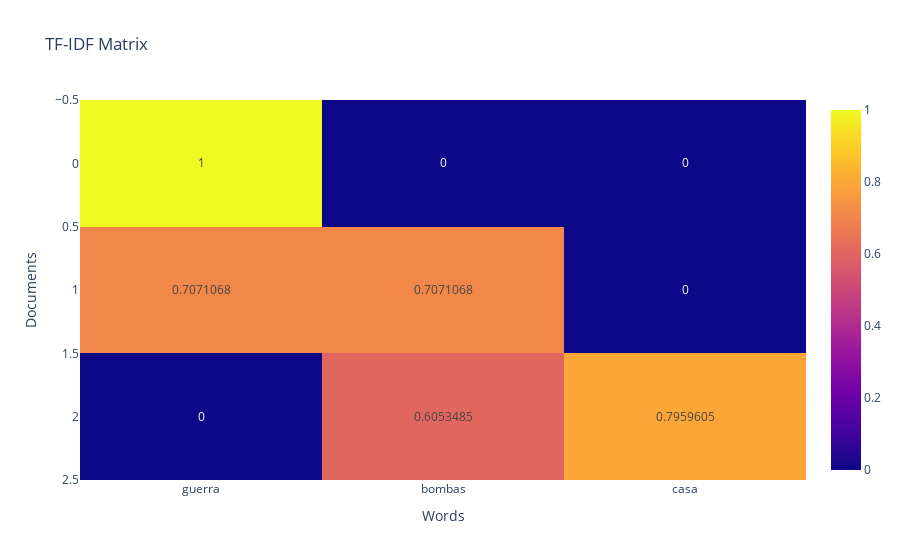

Notebook cell for this chart:
### Code cell
# Plot df matrix

fig = px.imshow(df, text_auto=True, aspect="auto", title="TF-IDF Matrix")
fig.update_xaxes(title_text="Words")
fig.update_yaxes(title_text="Documents")
fig.show()

### Figure 1 — Plotly figure (JSON) as saved in the notebook; plotly's stock layout.template omitted (floating-point values rounded to 4 significant figures)
{"data": [{"coloraxis": "coloraxis", "hovertemplate": "x: %{x}<br>y: %{y}<br>color: %{z}<extra></extra>", "name": "0", "texttemplate": "%{z}", "type": "heatmap", "x": ["guerra", "bombas", "casa"], "xaxis": "x", "y": [0, 1, 2], "yaxis": "y", "z": [[1.0, 0.0, 0.0], [0.7071, 0.7071, 0.0], [0.0, 0.6053, 0.796]]}], "layout": {"coloraxis": {"colorscale": [[0, "#0d0887"], [0.1111, "#46039f"], [0.2222, "#7201a8"], [0.3333, "#9c179e"], [0.4444, "#bd3786"], [0.5556, "#d8576b"], [0.6667, "#ed7953"], [0.7778, "#fb9f3a"], [0.8889, "#fdca26"], [1, "#f0f921"]]}, "title": {"text": "TF-IDF Matrix"}, "xaxis": {"anchor": "y", "domain": [0, 1], "title": {"text": "Words"}}, "yaxis": {"anchor": "x", "autorange": "reversed", "domain": [0, 1], "title": {"text": "Documents"}}}}
